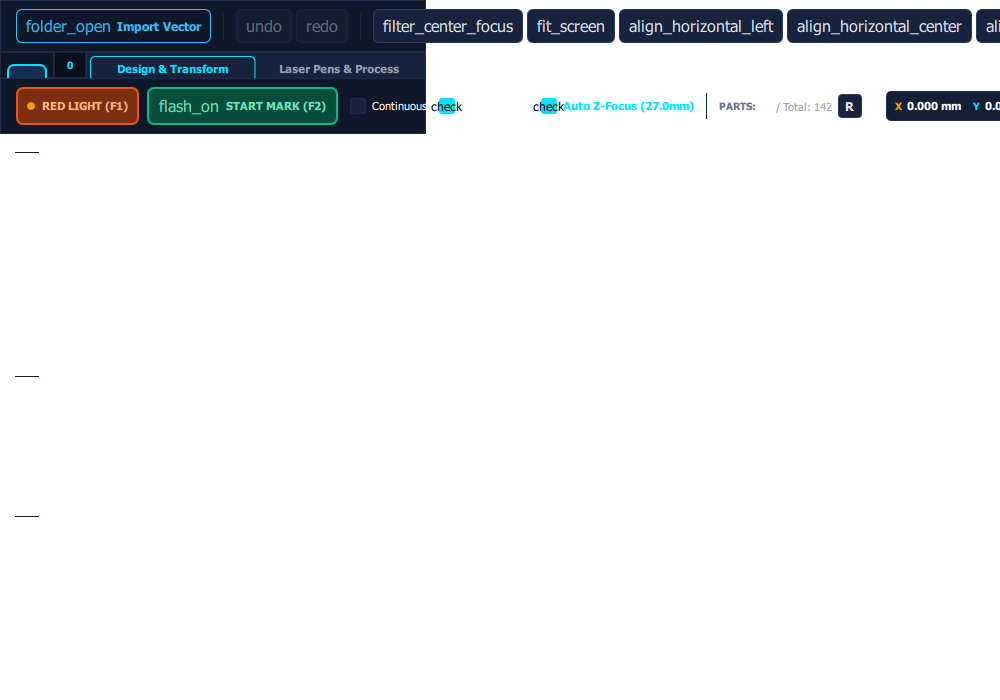
#> input picture Galvo_using_qml/Galvo_UI_2_with_cad_page/scratch/debug_marathi_box.png, 1000 x 700 px, found by its file name
$ python verify_box_placement.py
#> lines starting #> are read from the running program, lines starting #| are printed output that depends on the picture
from PIL import Image

im = Image.open('scratch/debug_marathi_box.png')
#> im is the input picture: PIL image 1000x700 RGBA; mean R, G, B, A 229.4, 231.4, 233.2, 255
rgb = im.convert('RGB')
w, h = rgb.size
#> w = 1000; h = 700

cyan_pixels = []
for y in range(h):
    for x in range(w):
        r, g, b = rgb.getpixel((x, y))
        if r < 80 and g > 150 and b > 180:
            cyan_pixels.append((x, y))
#> after the loop, cyan_pixels = 2295 pairs, first value 7 to 978, second value 9 to 113

print(f"Cyan pixels found: {len(cyan_pixels)}")
#| Cyan pixels found: 2295
if cyan_pixels:
    cx_min = min(p[0] for p in cyan_pixels)
#> cx_min = 7
    cx_max = max(p[0] for p in cyan_pixels)
#> cx_max = 978
    cy_min = min(p[1] for p in cyan_pixels)
#> cy_min = 9
    cy_max = max(p[1] for p in cyan_pixels)
#> cy_max = 113
    print(f"Cyan box bounds: X={cx_min}..{cx_max}, Y={cy_min}..{cy_max}")
#| Cyan box bounds: X=7..978, Y=9..113

    crop_box = (max(0, cx_min - 60), max(0, cy_min - 80), min(w, cx_max + 60), min(h, cy_max + 60))
#> crop_box = (0, 0, 1000, 173)
    crop_img = im.crop(crop_box)
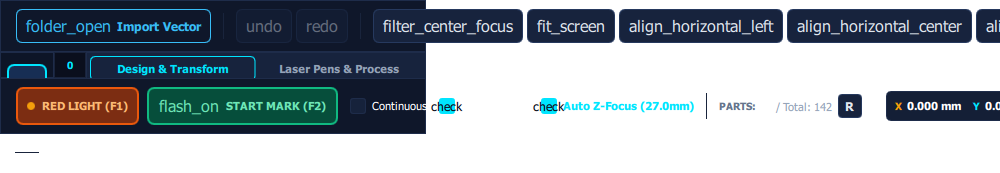
#> crop_img: PIL image 1000x173 RGBA; mean R, G, B, A 151.3, 159.8, 166.9, 255
    crop_img.save('scratch/marathi_verified.png')
    print("Saved scratch/marathi_verified.png")

    white_inside = []
    white_outside_above = []
    for y in range(cy_min - 60, cy_max + 20):
        for x in range(cx_min - 10, cx_max + 10):
            r, g, b = rgb.getpixel((x, y))
            if r > 200 and g > 200 and b > 200:
                if y < cy_min - 10:
                    white_outside_above.append((x, y))
                elif y >= cy_min and y <= cy_max:
                    white_inside.append((x, y))
#> after the loop, white_inside = 36714 items; white_outside_above = 49550 items

    print(f"White text pixels inside box: {len(white_inside)}")
#| White text pixels inside box: 36714
    print(f"White text pixels above box/HUD: {len(white_outside_above)}")
#| White text pixels above box/HUD: 49550
